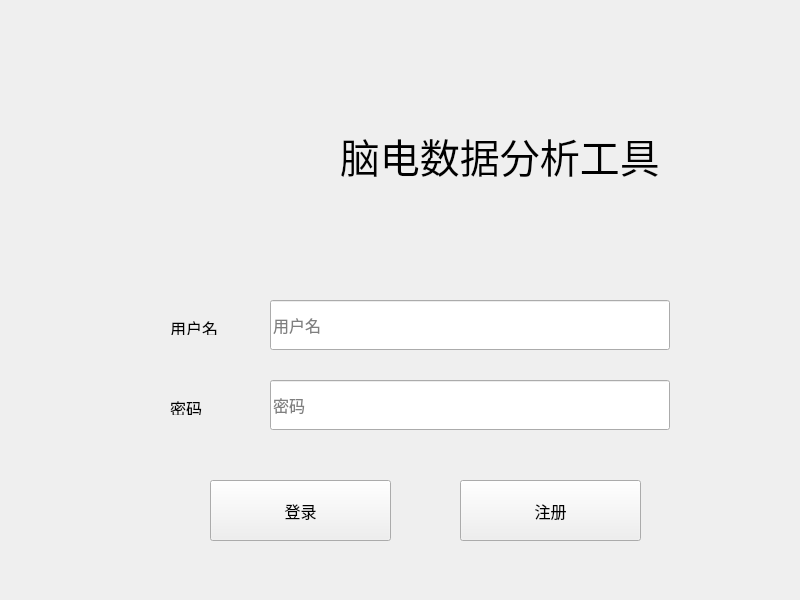
<?xml version="1.0" encoding="UTF-8"?>
<ui version="4.0">
 <class>Form</class>
 <widget class="QWidget" name="Form">
  <property name="geometry">
   <rect>
    <x>0</x>
    <y>0</y>
    <width>800</width>
    <height>600</height>
   </rect>
  </property>
  <property name="sizePolicy">
   <sizepolicy hsizetype="Fixed" vsizetype="Fixed">
    <horstretch>0</horstretch>
    <verstretch>0</verstretch>
   </sizepolicy>
  </property>
  <property name="minimumSize">
   <size>
    <width>800</width>
    <height>600</height>
   </size>
  </property>
  <property name="maximumSize">
   <size>
    <width>800</width>
    <height>600</height>
   </size>
  </property>
  <property name="font">
   <font>
    <pointsize>12</pointsize>
   </font>
  </property>
  <property name="windowTitle">
   <string>登录</string>
  </property>
  <property name="windowIcon">
   <iconset>
    <normaloff>../../../浏览器文件/logo (1).png</normaloff>../../../浏览器文件/logo (1).png</iconset>
  </property>
  <widget class="QPushButton" name="pushButton">
   <property name="geometry">
    <rect>
     <x>210</x>
     <y>480</y>
     <width>181</width>
     <height>61</height>
    </rect>
   </property>
   <property name="text">
    <string>登录</string>
   </property>
  </widget>
  <widget class="QLabel" name="label_3">
   <property name="geometry">
    <rect>
     <x>170</x>
     <y>320</y>
     <width>80</width>
     <height>15</height>
    </rect>
   </property>
   <property name="minimumSize">
    <size>
     <width>0</width>
     <height>15</height>
    </size>
   </property>
   <property name="maximumSize">
    <size>
     <width>16777215</width>
     <height>15</height>
    </size>
   </property>
   <property name="font">
    <font>
     <pointsize>12</pointsize>
    </font>
   </property>
   <property name="text">
    <string>用户名</string>
   </property>
  </widget>
  <widget class="QLabel" name="label_4">
   <property name="geometry">
    <rect>
     <x>170</x>
     <y>400</y>
     <width>80</width>
     <height>15</height>
    </rect>
   </property>
   <property name="minimumSize">
    <size>
     <width>0</width>
     <height>15</height>
    </size>
   </property>
   <property name="maximumSize">
    <size>
     <width>16777215</width>
     <height>15</height>
    </size>
   </property>
   <property name="font">
    <font>
     <pointsize>12</pointsize>
    </font>
   </property>
   <property name="text">
    <string>密码</string>
   </property>
  </widget>
  <widget class="QLabel" name="label">
   <property name="geometry">
    <rect>
     <x>130</x>
     <y>90</y>
     <width>128</width>
     <height>128</height>
    </rect>
   </property>
   <property name="minimumSize">
    <size>
     <width>128</width>
     <height>128</height>
    </size>
   </property>
   <property name="maximumSize">
    <size>
     <width>128</width>
     <height>128</height>
    </size>
   </property>
   <property name="text">
    <string/>
   </property>
   <property name="pixmap">
    <pixmap>../../../浏览器文件/logo (1).png</pixmap>
   </property>
  </widget>
  <widget class="QLabel" name="label_2">
   <property name="geometry">
    <rect>
     <x>340</x>
     <y>130</y>
     <width>341</width>
     <height>51</height>
    </rect>
   </property>
   <property name="font">
    <font>
     <pointsize>30</pointsize>
    </font>
   </property>
   <property name="text">
    <string>脑电数据分析工具</string>
   </property>
  </widget>
  <widget class="QLineEdit" name="lineEdit_2">
   <property name="geometry">
    <rect>
     <x>270</x>
     <y>380</y>
     <width>400</width>
     <height>50</height>
    </rect>
   </property>
   <property name="minimumSize">
    <size>
     <width>400</width>
     <height>50</height>
    </size>
   </property>
   <property name="maximumSize">
    <size>
     <width>400</width>
     <height>50</height>
    </size>
   </property>
   <property name="placeholderText">
    <string>密码</string>
   </property>
  </widget>
  <widget class="QLineEdit" name="lineEdit">
   <property name="geometry">
    <rect>
     <x>270</x>
     <y>300</y>
     <width>400</width>
     <height>50</height>
    </rect>
   </property>
   <property name="minimumSize">
    <size>
     <width>400</width>
     <height>50</height>
    </size>
   </property>
   <property name="maximumSize">
    <size>
     <width>400</width>
     <height>50</height>
    </size>
   </property>
   <property name="placeholderText">
    <string>用户名</string>
   </property>
  </widget>
  <widget class="QPushButton" name="pushButton_2">
   <property name="geometry">
    <rect>
     <x>460</x>
     <y>480</y>
     <width>181</width>
     <height>61</height>
    </rect>
   </property>
   <property name="text">
    <string>注册</string>
   </property>
  </widget>
 </widget>
 <resources/>
 <connections/>
</ui>
